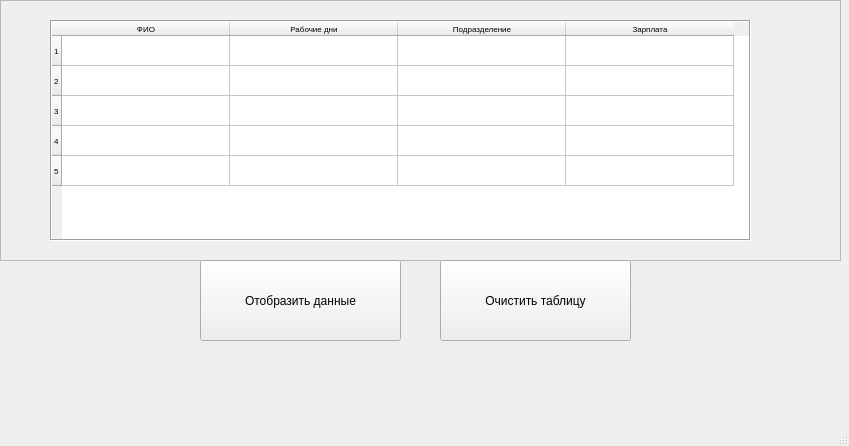
<?xml version="1.0" encoding="UTF-8"?>
<ui version="4.0">
 <class>MainWindow</class>
 <widget class="QMainWindow" name="MainWindow">
  <property name="enabled">
   <bool>true</bool>
  </property>
  <property name="geometry">
   <rect>
    <x>0</x>
    <y>0</y>
    <width>849</width>
    <height>446</height>
   </rect>
  </property>
  <property name="windowTitle">
   <string>Список студентов</string>
  </property>
  <widget class="QWidget" name="centralwidget">
   <widget class="QFrame" name="table">
    <property name="geometry">
     <rect>
      <x>0</x>
      <y>0</y>
      <width>841</width>
      <height>261</height>
     </rect>
    </property>
    <property name="frameShape">
     <enum>QFrame::StyledPanel</enum>
    </property>
    <property name="frameShadow">
     <enum>QFrame::Raised</enum>
    </property>
    <widget class="QTableWidget" name="tableWidget">
     <property name="geometry">
      <rect>
       <x>50</x>
       <y>20</y>
       <width>701</width>
       <height>221</height>
      </rect>
     </property>
     <property name="font">
      <font>
       <pointsize>6</pointsize>
      </font>
     </property>
     <property name="toolTip">
      <string>&lt;html&gt;&lt;head/&gt;&lt;body&gt;&lt;p&gt;&lt;br/&gt;&lt;/p&gt;&lt;/body&gt;&lt;/html&gt;</string>
     </property>
     <property name="frameShape">
      <enum>QFrame::Box</enum>
     </property>
     <property name="frameShadow">
      <enum>QFrame::Sunken</enum>
     </property>
     <property name="rowCount">
      <number>5</number>
     </property>
     <property name="columnCount">
      <number>4</number>
     </property>
     <attribute name="horizontalHeaderVisible">
      <bool>true</bool>
     </attribute>
     <attribute name="horizontalHeaderDefaultSectionSize">
      <number>168</number>
     </attribute>
     <row/>
     <row/>
     <row/>
     <row/>
     <row/>
     <column>
      <property name="text">
       <string>ФИО</string>
      </property>
     </column>
     <column>
      <property name="text">
       <string>Рабочие дни</string>
      </property>
     </column>
     <column>
      <property name="text">
       <string>Подразделение</string>
      </property>
     </column>
     <column>
      <property name="text">
       <string>Зарплата</string>
      </property>
     </column>
     <item row="0" column="0">
      <property name="text">
       <string/>
      </property>
     </item>
    </widget>
   </widget>
   <widget class="QPushButton" name="pushButton_2">
    <property name="geometry">
     <rect>
      <x>440</x>
      <y>260</y>
      <width>191</width>
      <height>81</height>
     </rect>
    </property>
    <property name="text">
     <string>Очистить таблицу</string>
    </property>
   </widget>
   <widget class="QPushButton" name="pushButton">
    <property name="geometry">
     <rect>
      <x>200</x>
      <y>260</y>
      <width>201</width>
      <height>81</height>
     </rect>
    </property>
    <property name="text">
     <string>Отобразить данные</string>
    </property>
   </widget>
  </widget>
  <widget class="QMenuBar" name="menubar">
   <property name="geometry">
    <rect>
     <x>0</x>
     <y>0</y>
     <width>849</width>
     <height>26</height>
    </rect>
   </property>
  </widget>
  <widget class="QStatusBar" name="statusbar"/>
 </widget>
 <resources/>
 <connections>
  <connection>
   <sender>pushButton_2</sender>
   <signal>clicked()</signal>
   <receiver>tableWidget</receiver>
   <slot>clearContents()</slot>
   <hints>
    <hint type="sourcelabel">
     <x>319</x>
     <y>349</y>
    </hint>
    <hint type="destinationlabel">
     <x>301</x>
     <y>222</y>
    </hint>
   </hints>
  </connection>
 </connections>
</ui>
